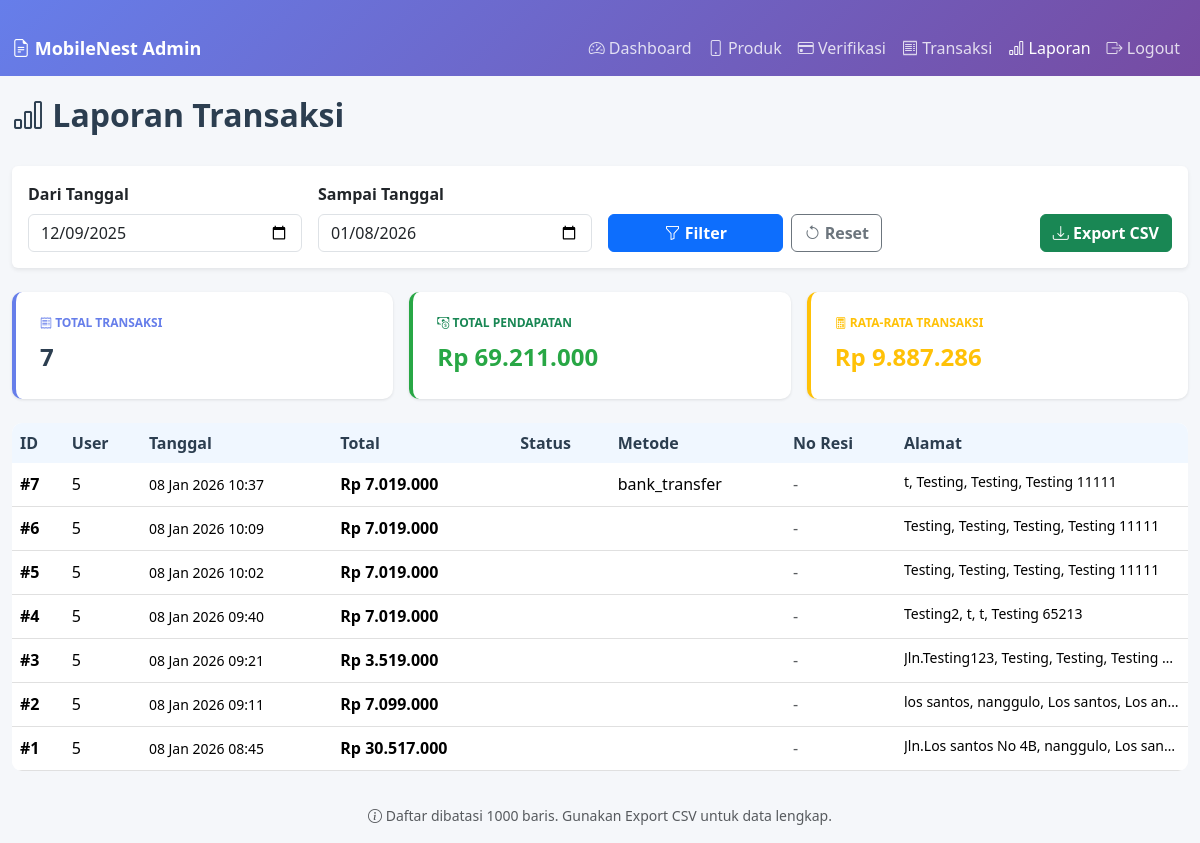
Page /admin/laporan.php (signed in) on the committed database.
### tables this page shows
CREATE TABLE `transaksi` (
  `id_transaksi` int(11) NOT NULL,
  `id_user` int(11) NOT NULL,
  `total_harga` decimal(12,2) NOT NULL,
  `status_pesanan` enum('Menunggu Konfirmasi','Diproses','Dikirim','Selesai','Dibatalkan') DEFAULT 'Menunggu Konfirmasi',
  `metode_pembayaran` varchar(50) DEFAULT NULL,
  `alamat_pengiriman` text DEFAULT NULL,
  `no_resi` varchar(100) DEFAULT NULL,
  `tanggal_transaksi` timestamp NOT NULL DEFAULT current_timestamp(),
  `tanggal_diperbarui` timestamp NOT NULL DEFAULT current_timestamp() ON UPDATE current_timestamp(),
  `kode_transaksi` varchar(50) DEFAULT NULL,
  `catatan_user` text DEFAULT NULL,
  `bukti_pembayaran` varchar(255) DEFAULT NULL,
  `ekspedisi` varchar(100) DEFAULT NULL,
  `no_resi_awal` varchar(100) DEFAULT NULL
);

### admin/laporan.php (the view, shortened to what this page needs)
<?php
require_once __DIR__ . '/../config.php';
$start_date = isset($_GET['start_date']) && $_GET['start_date'] !== '' ? $_GET['start_date'] : date('Y-m-d', strtotime('-30 days'));
$end_date   = isset($_GET['end_date']) && $_GET['end_date'] !== '' ? $_GET['end_date'] : date('Y-m-d');
$start_datetime = $start_date . ' 00:00:00';
$end_datetime   = $end_date . ' 23:59:59';
$count_query = "SELECT COUNT(*) as cnt FROM transaksi WHERE tanggal_transaksi BETWEEN '$start_datetime' AND '$end_datetime'";
$count_result = mysqli_query($conn, $count_query);
$totalTransactions = 0;
if ($count_result) {
    $row = mysqli_fetch_assoc($count_result);
    $totalTransactions = (int)$row['cnt'];
} else {
    error_log('Count query error: ' . mysqli_error($conn));
}
$sum_query = "SELECT IFNULL(SUM(total_harga),0) as total FROM transaksi WHERE tanggal_transaksi BETWEEN '$start_datetime' AND '$end_datetime'";
$sum_result = mysqli_query($conn, $sum_query);
$totalRevenue = 0;
if ($sum_result) {
    $row = mysqli_fetch_assoc($sum_result);
    $totalRevenue = (float)$row['total'];
} else {
    error_log('Sum query error: ' . mysqli_error($conn));
}
$display_limit = 1000;
$list_query = "SELECT id_transaksi, id_user, total_harga, status_pesanan, metode_pembayaran, alamat_pengiriman, no_resi, tanggal_transaksi FROM transaksi WHERE tanggal_transaksi BETWEEN '$start_datetime' AND '$end_datetime' ORDER BY tanggal_transaksi DESC LIMIT $display_limit";
$result = mysqli_query($conn, $list_query);
?>
<!doctype html>
<html lang="id">
<head>
    <link href="https://cdn.jsdelivr.net/npm/bootstrap@5.3.2/dist/css/bootstrap.min.css" rel="stylesheet">
    <link rel="stylesheet" href="https://cdn.jsdelivr.net/npm/bootstrap-icons@1.11.1/font/bootstrap-icons.css">
</head>
<body>
<nav class="navbar navbar-expand-lg navbar-dark sticky-top">
  <div class="container-fluid">
    <a class="navbar-brand" href="index.php"><i class="bi bi-file-earmark-text"></i> MobileNest Admin</a>
    <div class="collapse navbar-collapse" id="navbarNav">
      <ul class="navbar-nav ms-auto">
        <li class="nav-item"><a class="nav-link" href="index.php"><i class="bi bi-speedometer2"></i> Dashboard</a></li>
        <li class="nav-item"><a class="nav-link" href="kelola-produk.php"><i class="bi bi-phone"></i> Produk</a></li>
        <li class="nav-item"><a class="nav-link" href="verifikasi-pembayaran.php"><i class="bi bi-credit-card"></i> Verifikasi</a></li>
        <li class="nav-item"><a class="nav-link" href="kelola-transaksi.php"><i class="bi bi-receipt"></i> Transaksi</a></li>
        <li class="nav-item"><a class="nav-link active" href="laporan.php"><i class="bi bi-bar-chart"></i> Laporan</a></li>
        <li class="nav-item"><a class="nav-link text-danger" href="../user/logout.php"><i class="bi bi-box-arrow-right"></i> Logout</a></li>
      </ul>
    </div>
  </div>
</nav>
<main class="container-fluid">
  <div class="row mb-4">
    <div class="col">
      <h2 style="font-weight: 700; color: #2c3e50;">
        <i class="bi bi-bar-chart"></i> Laporan Transaksi
      </h2>
    </div>
  </div>
  <div class="card border-0 shadow-sm mb-4">
    <div class="card-body">
      <form class="row g-3 align-items-end" method="get" action="laporan.php">
        <div class="col-md-3">
          <label class="form-label fw-bold">Dari Tanggal</label>
          <input type="date" name="start_date" class="form-control" value="<?= htmlspecialchars($start_date) ?>">
        </div>
        <div class="col-md-3">
          <label class="form-label fw-bold">Sampai Tanggal</label>
          <input type="date" name="end_date" class="form-control" value="<?= htmlspecialchars($end_date) ?>">
        </div>
        <div class="col-md-3 d-flex gap-2">
          <button type="submit" class="btn btn-primary fw-bold flex-grow-1"><i class="bi bi-funnel"></i> Filter</button>
          <a href="laporan.php" class="btn btn-outline-secondary fw-bold"><i class="bi bi-arrow-counterclockwise"></i> Reset</a>
        </div>
        <div class="col-md-3 text-end">
          <a href="laporan.php?export=csv&start_date=<?= urlencode($start_date) ?>&end_date=<?= urlencode($end_date) ?>" class="btn btn-success fw-bold"><i class="bi bi-download"></i> Export CSV</a>
        </div>
      </form>
    </div>
  </div>
  <div class="row g-3 mb-4">
    <div class="col-md-4">
      <div class="stat-card p-4">
        <h6 class="mb-0"><i class="bi bi-receipt"></i> Total Transaksi</h6>
        <div class="stat-value mt-2"><?= number_format($totalTransactions, 0) ?></div>
      </div>
    </div>
    <div class="col-md-4">
      <div class="stat-card p-4" style="border-left-color: #28a745;">
        <h6 class="mb-0 text-success"><i class="bi bi-cash-coin"></i> Total Pendapatan</h6>
        <div class="stat-value mt-2" style="color: #28a745;">Rp <?= number_format($totalRevenue, 0, ',', '.') ?></div>
      </div>
    </div>
    <div class="col-md-4">
      <div class="stat-card p-4" style="border-left-color: #ffc107;">
        <h6 class="mb-0 text-warning"><i class="bi bi-calculator"></i> Rata-rata Transaksi</h6>
        <div class="stat-value mt-2" style="color: #ffc107;"><?= $totalTransactions > 0 ? 'Rp ' . number_format($totalRevenue / $totalTransactions, 0, ',', '.') : 'Rp 0' ?></div>
      </div>
    </div>
  </div>
  <div class="table-responsive">
    <table class="table table-hover align-middle">
      <thead>
        <tr>
          <th>ID</th>
          <th>User</th>
          <th>Tanggal</th>
          <th>Total</th>
          <th>Status</th>
          <th>Metode</th>
          <th>No Resi</th>
          <th>Alamat</th>
        </tr>
      </thead>
      <tbody>
        <?php if (mysqli_num_rows($result) === 0): ?>
          <tr><td colspan="8" class="text-center py-4 text-muted"><i class="bi bi-inbox"></i> Tidak ada transaksi pada rentang waktu ini.</td></tr>
        <?php else: ?>
          <?php while ($row = mysqli_fetch_assoc($result)): ?>
            <tr>
              <td><strong>#<?= htmlspecialchars($row['id_transaksi']) ?></strong></td>
              <td><?= htmlspecialchars($row['id_user']) ?></td>
              <td><small><?= htmlspecialchars(date('d M Y H:i', strtotime($row['tanggal_transaksi']))) ?></small></td>
              <td><strong>Rp <?= number_format((float)$row['total_harga'], 0, ',', '.') ?></strong></td>
              <td>
              </td>
              <td><?= htmlspecialchars($row['metode_pembayaran']) ?></td>
              <td><?= !empty($row['no_resi']) ? htmlspecialchars($row['no_resi']) : '<span class="text-muted">-</span>' ?></td>
              <td style="max-width: 200px;">
                <small class="text-truncate d-inline-block w-100"><?= htmlspecialchars($row['alamat_pengiriman']) ?></small>
              </td>
            </tr>
          <?php endwhile; ?>
        <?php endif; ?>
      </tbody>
    </table>
  </div>
  <p class="text-muted text-center mt-3"><small><i class="bi bi-info-circle"></i> Daftar dibatasi <?= $display_limit ?> baris. Gunakan Export CSV untuk data lengkap.</small></p>
</main>
</body>
</html>

### admin/laporan.php (style rules this page uses)
body { background: #f5f7fa; }
.navbar { background: linear-gradient(135deg, #667eea, #764ba2) !important; }
.navbar-brand { font-weight: 700; font-size: 18px; }
.nav-link { color: rgba(255,255,255,0.8) !important; transition: all 0.3s; }
.nav-link:hover, .nav-link.active { color: white !important; }
.container-fluid { margin-top: 20px; }
.stat-card { background: white; border-radius: 10px; overflow: hidden; border-left: 4px solid #667eea; box-shadow: 0 1px 3px rgba(0,0,0,0.1); }
.stat-card h6 { font-size: 12px; text-transform: uppercase; color: #667eea; font-weight: 700; margin-bottom: 8px; }
.stat-card .stat-value { font-size: 24px; font-weight: 700; color: #2c3e50; }
.table { background: white; border-radius: 10px; overflow: hidden; }
.table th { background: #f0f7ff; font-weight: 700; color: #2c3e50; border: none; }
.table td { border-color: #e0e0e0; }

### rows in the picture
transaksi: id_transaksi "7", id_user "5", tanggal_transaksi "08 Jan 2026 10:37", total_harga "7.019.000", metode_pembayaran "bank_transfer", alamat_pengiriman "t, Testing, Testing, Testing 11111"
transaksi: id_transaksi "6", id_user "5", tanggal_transaksi "08 Jan 2026 10:09", total_harga "7.019.000", alamat_pengiriman "Testing, Testing, Testing, Testing 11111"
transaksi: id_transaksi "5", id_user "5", tanggal_transaksi "08 Jan 2026 10:02", total_harga "7.019.000", alamat_pengiriman "Testing, Testing, Testing, Testing 11111"
transaksi: id_transaksi "4", id_user "5", tanggal_transaksi "08 Jan 2026 09:40", total_harga "7.019.000", alamat_pengiriman "Testing2, t, t, Testing 65213"
transaksi: id_transaksi "3", id_user "5", tanggal_transaksi "08 Jan 2026 09:21", total_harga "3.519.000", alamat_pengiriman "Jln.Testing123, Testing, Testing, Testing…"
transaksi: id_transaksi "2", id_user "5", tanggal_transaksi "08 Jan 2026 09:11", total_harga "7.099.000", alamat_pengiriman "los santos, nanggulo, Los santos, Los an…"
transaksi: id_transaksi "1", id_user "5", tanggal_transaksi "08 Jan 2026 08:45", total_harga "30.517.000", alamat_pengiriman "Jln.Los santos No 4B, nanggulo, Los san…"

### other values in the picture
$totalTransactions "7"
$totalRevenue "69.211.000"
$totalRevenue / $totalTransactions "9.887.286"
$display_limit "1000"
